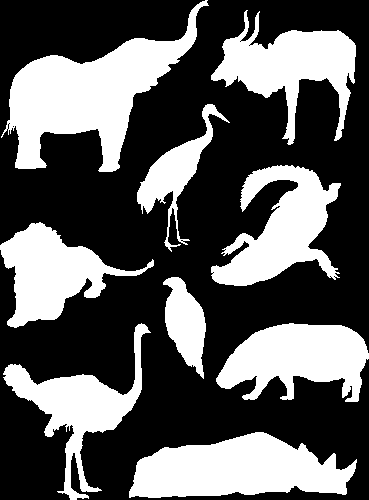
#> input picture practicasExtra/animales.png, 369 x 500 px
$ jupyter execute 2.ipynb
#> lines starting #> are read from the running program, lines starting #| are printed output that depends on the picture; after the words box and inside, x2 and y2 are one past the last pixel; in counts of white or black regions, pixels touching at a corner belong together
[cell 1]
import numpy as np #importe de libreria
from matplotlib import pyplot as plt #pa plotear
from PIL import Image
from skimage import measure

import cv2

[cell 2]
# img=plt.imread('mamo.png')
# plt.imshow(img,cmap='gray')

[cell 3]
# img=Image.open('mamo.png')
img=Image.open('animales.png').convert('L')
#> img is the input picture: PIL image 369x500 L; 35.9% white; 9 white regions, largest, box (x1, y1, x2, y2) and area: (1, 0, 209, 172) 13146, (129, 432, 357, 498) 10201, (211, 165, 341, 286) 7951
pix_val=list(img.getdata())
#> pix_val = 184500 items
img=np.array(img)
plt.imshow(img,cmap='gray')

[cell 4]
print("Maximo= ", np.max(pix_val))
#| Maximo=  255
print("Minimo= ", np.min(pix_val))
#| Minimo=  0

[cell 5]
img=np.array(img)
[n,m]=img.shape
#> n = 500; m = 369
print(n)
#| 500
print(m)
#| 369
#convertimos imagen en matriz

[cell 6]
umbral,img_bin=cv2.threshold(img,0,255,cv2.THRESH_BINARY+cv2.THRESH_OTSU)
#> umbral = 0
    # plt.imshow(img_bin,cmap='gray')

blobs_labels = measure.label(img_bin, background=0)
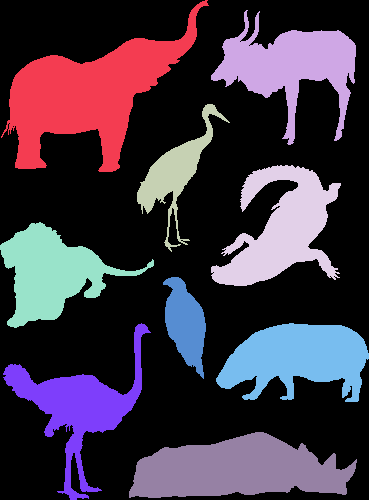
#> blobs_labels: shape (500, 369) int64; 10 distinct labels, from 0 to 9; one colour per label, 0 black

# plt.imshow(blobs_labels, cmap="nipy_spectral")
print("Islas numero = ",np.max(blobs_labels))
#| Islas numero =  9
# plt.axis("off")

kernel = np.array(
        [[0, 0, 1, 0, 0],
       [0, 0, 1, 0, 0],
       [1, 1, 1, 1, 1],
       [0, 0, 1, 0, 0],
       [0, 0, 1, 0, 0]], np.uint8)
print(kernel)

[cell 7]
umbral,img_bw = cv2.threshold(img,0,255,cv2.THRESH_BINARY+cv2.THRESH_OTSU)
print("Umbral Otsu = ", umbral)
#| Umbral Otsu =  0.0
# plt.imshow(img_bw,cmap="gray")

img_dilate = cv2.dilate(img_bw,kernel,iterations=15)
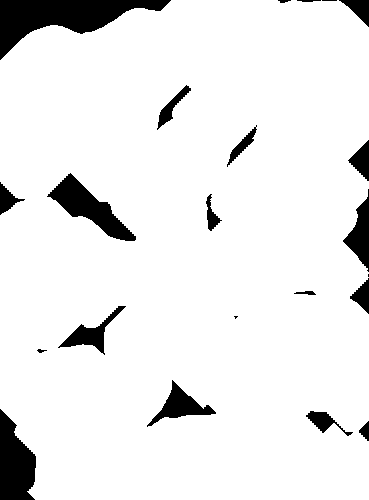
#> img_dilate: shape (500, 369); 92% white; 22 black regions (3 under 20 px), largest, box (x1, y1, x2, y2) and area: (0, 0, 171, 60) 4340, (0, 409, 36, 500) 2312, (47, 173, 136, 241) 2107
# plt.imshow(img_dilate,cmap="gray")
blobs_labels = measure.label(img_dilate,background=0)
print("Cantidad de islas = ", np.max(blobs_labels))
#| Cantidad de islas =  1

[cell 8]
mask = np.where(blobs_labels==1, 0,1)
mask = np.logical_not(mask)
img_maskor = np.copy(img)
img_maskor[mask] = 0
#> img_maskor: shape (500, 369); every value is 0
plt.imshow(img_maskor)
plt.axis("off")

[cell 9]
ret,th1 = cv2.threshold(img_maskor,85,255,cv2.THRESH_BINARY)

maskj = np.where(blobs_labels==1, 0,1)
maskj = np.logical_not(th1)
#> maskj: shape (500, 369) bool; every value is 1
img_mask = np.copy(img_maskor)
img_mask[maskj] = 0
plt.imshow(img_mask)
plt.axis("off")

$ run again, with practicasExtra/avion.png copied over practicasExtra/animales.png
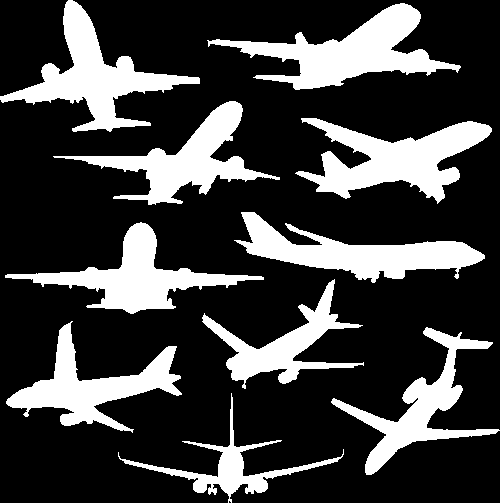
#> input picture practicasExtra/avion.png, 500 x 503 px
#> img is the input picture: PIL image 500x503 L; 24.6% white; 10 white regions, largest, box (x1, y1, x2, y2) and area: (207, 3, 461, 90) 7814, (295, 118, 492, 204) 7650, (0, 0, 200, 132) 7419
#> pix_val = 251500 items
#| Maximo=  255
#| Minimo=  0
#| 503
#| 500
#> umbral = 0
#> `blobs_labels = measure.label(img_bin, background=0)`:
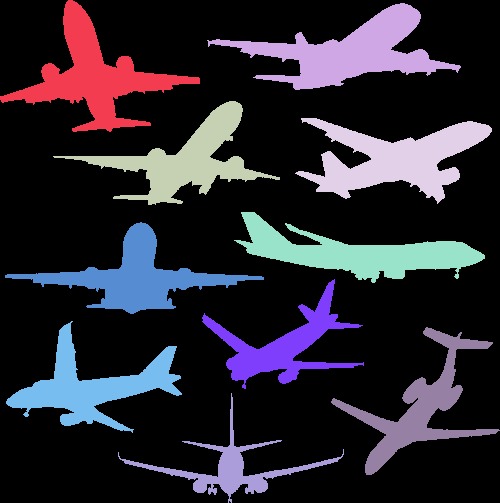
#> blobs_labels: shape (503, 500) int64; 11 distinct labels, from 0 to 10; one colour per label, 0 black
#| Islas numero =  10
#| Umbral Otsu =  0.0
#> `img_dilate = cv2.dilate(img_bw,kernel,iterations=15)`:
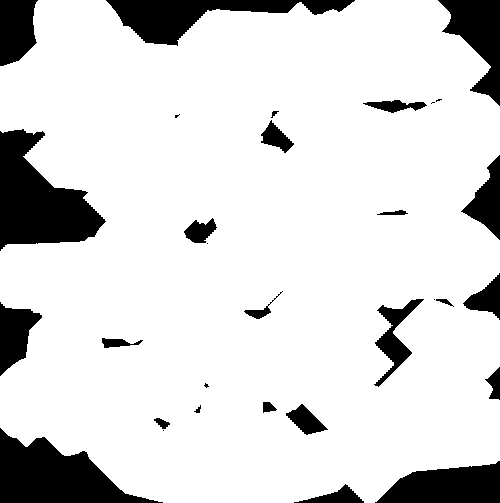
#> img_dilate: shape (503, 500); 85.5% white; 31 black regions (7 under 20 px), largest, box (x1, y1, x2, y2) and area: (0, 129, 106, 251) 7242, (0, 428, 163, 503) 6318, (106, 0, 355, 46) 4596
#| Cantidad de islas =  1
#> img_maskor: shape (503, 500); every value is 0
#> maskj: shape (503, 500) bool; every value is 1

$ run again, with practicasExtra/frutas.png copied over practicasExtra/animales.png
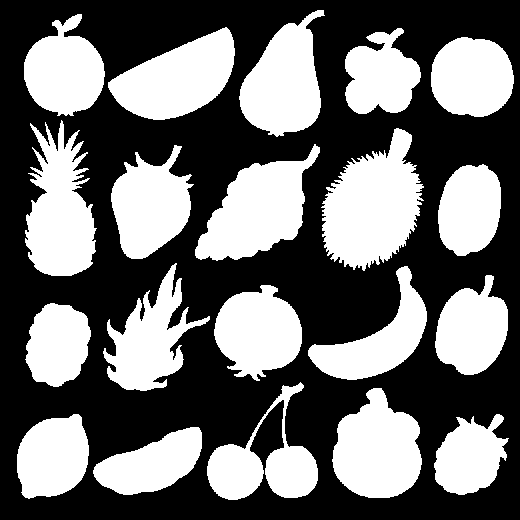
#> input picture practicasExtra/frutas.png, 520 x 520 px
#> img is the input picture: PIL image 520x520 L; 42.7% white; 20 white regions, largest, box (x1, y1, x2, y2) and area: (321, 128, 424, 271) 9210, (195, 144, 320, 261) 7656, (25, 120, 97, 276) 7299
#> pix_val = 270400 items
#| Maximo=  255
#| Minimo=  0
#| 520
#| 520
#> umbral = 0
#> `blobs_labels = measure.label(img_bin, background=0)`:
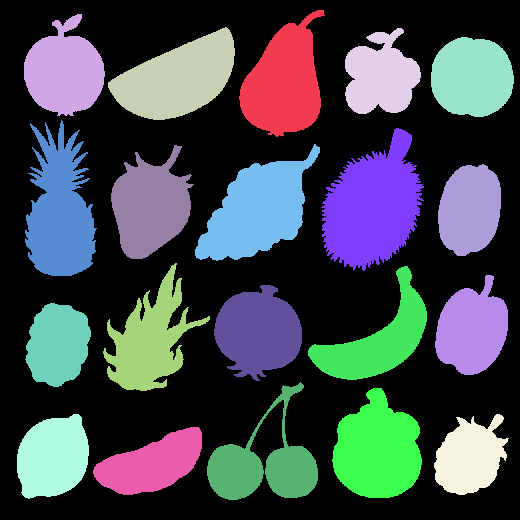
#> blobs_labels: shape (520, 520) int64; 21 distinct labels, from 0 to 20; one colour per label, 0 black
#| Islas numero =  20
#| Umbral Otsu =  0.0
#> `img_dilate = cv2.dilate(img_bw,kernel,iterations=15)`:
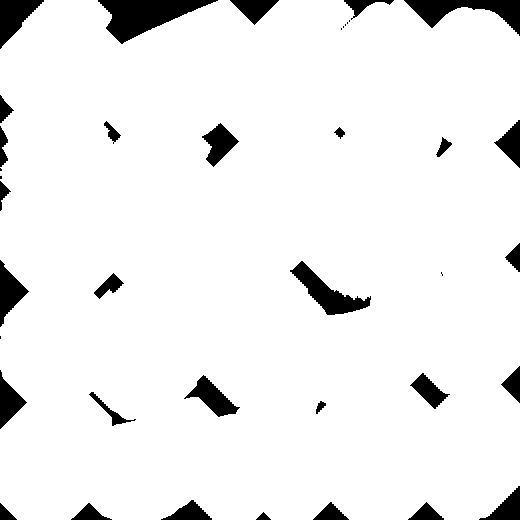
#> img_dilate: shape (520, 520); 93.7% white; 39 black regions (9 under 20 px), largest, box (x1, y1, x2, y2) and area: (98, 0, 218, 44) 2589, (404, 0, 520, 36) 1765, (290, 261, 371, 315) 1496
#| Cantidad de islas =  1
#> img_maskor: shape (520, 520); every value is 0
#> maskj: shape (520, 520) bool; every value is 1
